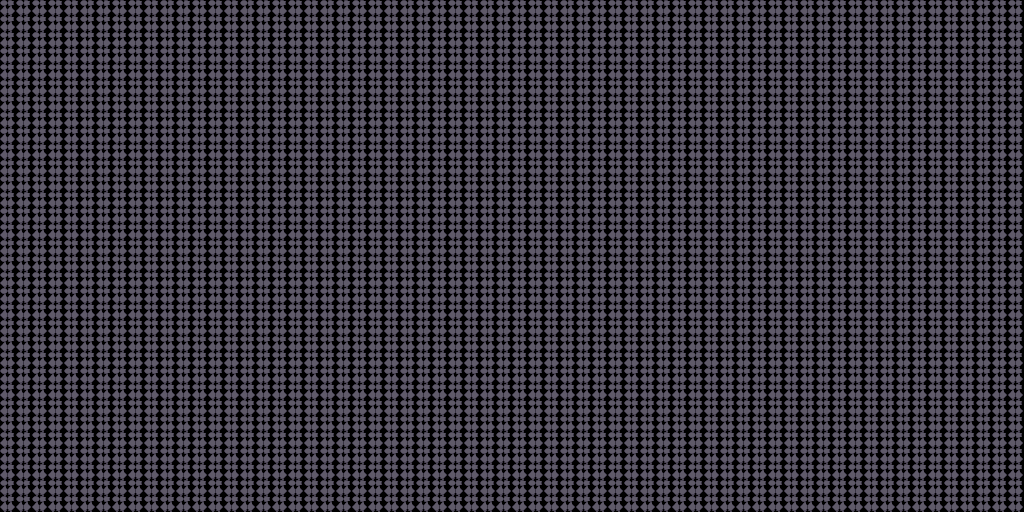

The image is a tile-based game level rendered from a .tmx file. Its description and source (layers, tilesets, objects; grid data summarised) follow:
An orthogonal 64x32 tile map with 16x16 px tiles, 6 tile layers (BG_Far, BG_Mid, BG_Near, Terrain, ...) and 154 objects (8x Walker, 2x Shooter, PlayerSpawn, Objective, WarpZone, ...).

<map version="1.10" tiledversion="1.10.2" orientation="orthogonal" renderorder="right-down" width="64" height="32" tilewidth="16" tileheight="16" infinite="0" nextlayerid="20" nextobjectid="901">
 <properties>
  <property name="schema_version" value="1" />
  <property name="stage_id" value="stage_ai_dojo" />
  <property name="stage_name" value="DOJO IA — ENEMIGOS QUE APRENDEN" />
  <property name="author" value="Equipo docente — IA" />
  <property name="bgm_track" value="bgm_stage0" />
  <property name="background_zone" value="stage0" />
  <property name="climate" value="clear" />
  <property name="time_limit" value="0" />
  <property name="zone" type="int" value="1" />
  <property name="ambient_light" type="float" value="0.9" />
  <property name="vista" value="lateral" />
  <property name="camara" value="seguir" />
  <property name="profundidad_min" type="float" value="1.0" />
  <property name="profundidad_max" type="float" value="1.0" />
   <property name="bloom" type="float" value="0.2" />
  <property name="vignette" type="float" value="0.25" />
</properties>
 <tileset firstgid="1" name="tileset_stage0" tilewidth="16" tileheight="16" tilecount="4096" columns="64">
  <image source="../../tilesets/tileset_stage0.png" width="1024" height="1024" />
 </tileset>
 <layer id="1" name="BG_Far" width="64" height="32">
  <data>[2048 cells, 0 non-empty, 0 distinct tile ids]</data>
 </layer>
 <layer id="2" name="BG_Mid" width="64" height="32">
  <data>[2048 cells, 0 non-empty, 0 distinct tile ids]</data>
 </layer>
 <layer id="3" name="BG_Near" width="64" height="32">
  <data>[2048 cells, 0 non-empty, 0 distinct tile ids]</data>
 </layer>
 <layer id="4" name="Terrain" width="64" height="32">
  <data>[2048 cells, 2048 non-empty, 2 distinct tile ids]</data>
 </layer>
 <layer id="5" name="Terrain_Detail" width="64" height="32">
  <data>[2048 cells, 0 non-empty, 0 distinct tile ids]</data>
 </layer>
 <objectgroup id="7" name="Collision">
  <object id="100" x="0" y="0" width="1024" height="16" />
  <object id="101" x="0" y="16" width="16" height="16" />
  <object id="102" x="1008" y="16" width="16" height="16" />
  <object id="103" x="0" y="32" width="16" height="16" />
  <object id="104" x="256" y="32" width="16" height="16" />
  <object id="105" x="512" y="32" width="16" height="16" />
  <object id="106" x="768" y="32" width="16" height="16" />
  <object id="107" x="1008" y="32" width="16" height="16" />
  <object id="108" x="0" y="48" width="16" height="16" />
  <object id="109" x="256" y="48" width="16" height="16" />
  <object id="110" x="512" y="48" width="16" height="16" />
  <object id="111" x="768" y="48" width="16" height="16" />
  <object id="112" x="1008" y="48" width="16" height="16" />
  <object id="113" x="0" y="64" width="16" height="16" />
  <object id="114" x="256" y="64" width="16" height="16" />
  <object id="115" x="512" y="64" width="16" height="16" />
  <object id="116" x="768" y="64" width="16" height="16" />
  <object id="117" x="1008" y="64" width="16" height="16" />
  <object id="118" x="0" y="80" width="16" height="16" />
  <object id="119" x="1008" y="80" width="16" height="16" />
  <object id="120" x="0" y="96" width="16" height="16" />
  <object id="121" x="256" y="96" width="16" height="16" />
  <object id="122" x="512" y="96" width="16" height="16" />
  <object id="123" x="768" y="96" width="16" height="16" />
  <object id="124" x="1008" y="96" width="16" height="16" />
  <object id="125" x="0" y="112" width="16" height="16" />
  <object id="126" x="256" y="112" width="16" height="16" />
  <object id="127" x="512" y="112" width="16" height="16" />
  <object id="128" x="768" y="112" width="16" height="16" />
  <object id="129" x="1008" y="112" width="16" height="16" />
  <object id="130" x="0" y="128" width="16" height="16" />
  <object id="131" x="256" y="128" width="16" height="16" />
  <object id="132" x="512" y="128" width="16" height="16" />
  <object id="133" x="768" y="128" width="16" height="16" />
  <object id="134" x="1008" y="128" width="16" height="16" />
  <object id="135" x="0" y="144" width="16" height="16" />
  <object id="136" x="256" y="144" width="16" height="16" />
  <object id="137" x="512" y="144" width="16" height="16" />
  <object id="138" x="768" y="144" width="16" height="16" />
  <object id="139" x="1008" y="144" width="16" height="16" />
  <object id="140" x="0" y="160" width="16" height="16" />
  <object id="141" x="1008" y="160" width="16" height="16" />
  <object id="142" x="0" y="176" width="16" height="16" />
  <object id="143" x="256" y="176" width="16" height="16" />
  <object id="144" x="512" y="176" width="16" height="16" />
  <object id="145" x="768" y="176" width="16" height="16" />
  <object id="146" x="1008" y="176" width="16" height="16" />
  <object id="147" x="0" y="192" width="16" height="16" />
  <object id="148" x="256" y="192" width="16" height="16" />
  <object id="149" x="512" y="192" width="16" height="16" />
  <object id="150" x="768" y="192" width="16" height="16" />
  <object id="151" x="1008" y="192" width="16" height="16" />
  <object id="152" x="0" y="208" width="16" height="16" />
  <object id="153" x="256" y="208" width="16" height="16" />
  <object id="154" x="512" y="208" width="16" height="16" />
  <object id="155" x="768" y="208" width="16" height="16" />
  <object id="156" x="1008" y="208" width="16" height="16" />
  <object id="157" x="0" y="224" width="16" height="16" />
  <object id="158" x="256" y="224" width="16" height="16" />
  <object id="159" x="512" y="224" width="16" height="16" />
  <object id="160" x="768" y="224" width="16" height="16" />
  <object id="161" x="1008" y="224" width="16" height="16" />
  <object id="162" x="0" y="240" width="16" height="16" />
  <object id="163" x="1008" y="240" width="16" height="16" />
  <object id="164" x="0" y="256" width="16" height="16" />
  <object id="165" x="80" y="256" width="48" height="16" />
  <object id="166" x="144" y="256" width="48" height="16" />
  <object id="167" x="208" y="256" width="112" height="16" />
  <object id="168" x="336" y="256" width="48" height="16" />
  <object id="169" x="400" y="256" width="48" height="16" />
  <object id="170" x="464" y="256" width="112" height="16" />
  <object id="171" x="592" y="256" width="48" height="16" />
  <object id="172" x="656" y="256" width="48" height="16" />
  <object id="173" x="720" y="256" width="112" height="16" />
  <object id="174" x="848" y="256" width="48" height="16" />
  <object id="175" x="912" y="256" width="32" height="16" />
  <object id="176" x="1008" y="256" width="16" height="16" />
  <object id="177" x="0" y="272" width="16" height="16" />
  <object id="178" x="256" y="272" width="16" height="16" />
  <object id="179" x="512" y="272" width="16" height="16" />
  <object id="180" x="768" y="272" width="16" height="16" />
  <object id="181" x="1008" y="272" width="16" height="16" />
  <object id="182" x="0" y="288" width="16" height="16" />
  <object id="183" x="256" y="288" width="16" height="16" />
  <object id="184" x="512" y="288" width="16" height="16" />
  <object id="185" x="768" y="288" width="16" height="16" />
  <object id="186" x="1008" y="288" width="16" height="16" />
  <object id="187" x="0" y="304" width="16" height="16" />
  <object id="188" x="256" y="304" width="16" height="16" />
  <object id="189" x="512" y="304" width="16" height="16" />
  <object id="190" x="768" y="304" width="16" height="16" />
  <object id="191" x="1008" y="304" width="16" height="16" />
  <object id="192" x="0" y="320" width="16" height="16" />
  <object id="193" x="1008" y="320" width="16" height="16" />
  </objectgroup>
 <objectgroup id="8" name="Objects">
  <!-- 15 objects omitted --></objectgroup>
 <layer id="9" name="FG_Overlay" width="64" height="32">
  <data>[2048 cells, 0 non-empty, 0 distinct tile ids]</data>
 </layer>
</map>
<!-- 60 of 154 objects omitted -->
